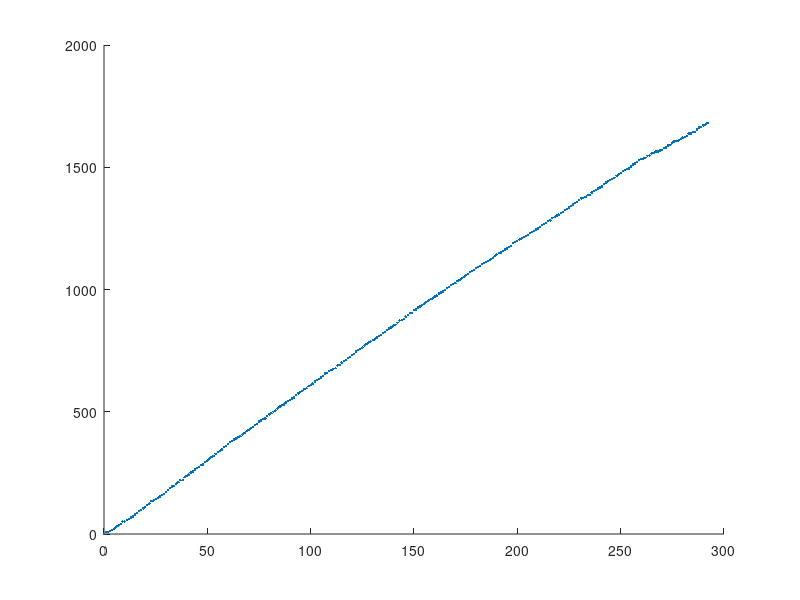
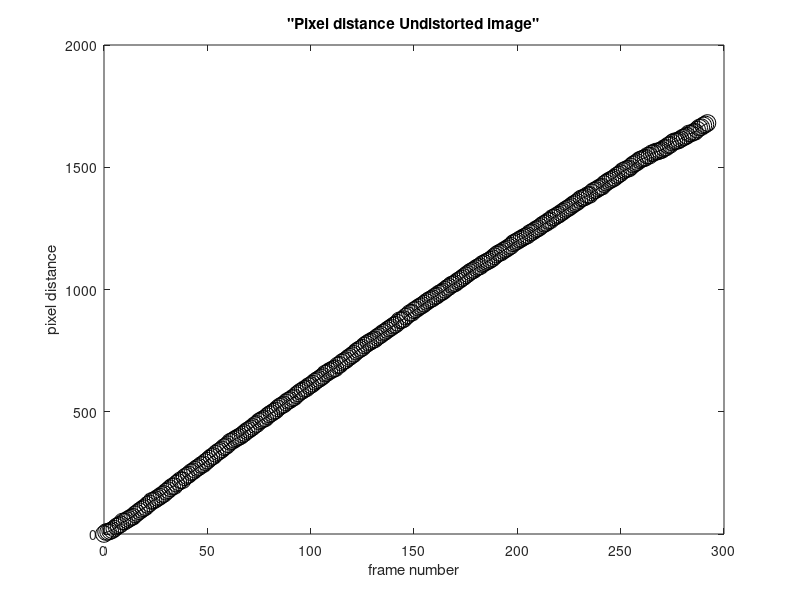
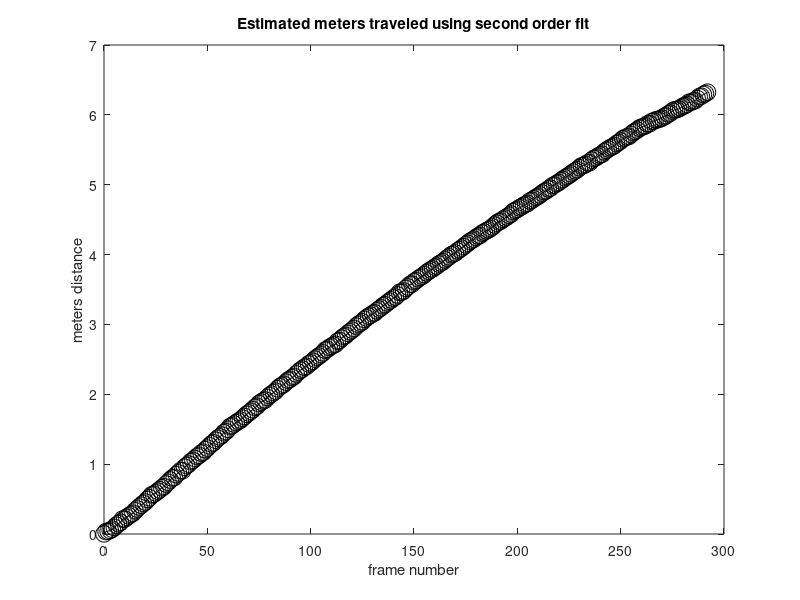
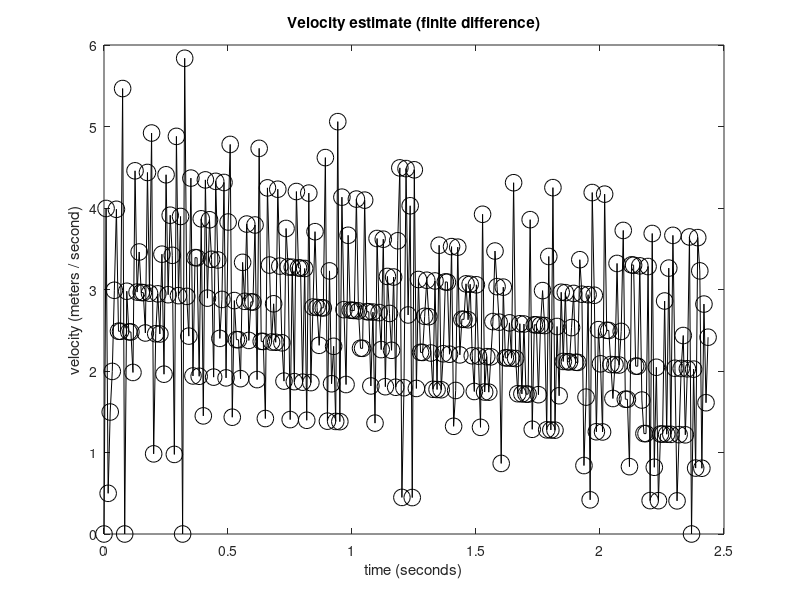

MATLAB code to generate these figures, in order: (Note: this script raises an error after producing the figures.)
load data.mat

figure
hold on
plot(data(:,7),data(:,8),'.')

% Column 7 is frames, starting from 0
% Column 8 is distance traveled in pixels (x)

% Second order polynomial coefficients, from
% Hero4Calibration/CalibrationScript
p2 = -2.413440479470594e-07;      % Second order coefficient
p1 = 0.004166909976728;  % First
p0 = 0.001899665810442;      % Constant

data(:,9) = zeros(length(data(:,8)),1);

for i = 1:length(data(:,8))
  
  x = data(i,8);
  data(i,9) = p2*x^2 + p1*x + p0;
  
end




% Plot straight fit from "undistorted image"

figure
plot(data(:,7),data(:,8),'-ko','MarkerSize', 12);
title('"Pixel distance Undistorted image"')
xlabel('frame number') % x-axis label
ylabel('pixel distance') % y-axis label


% Plot mapping to meters using second order fit

figure
plot(data(:,7),data(:,9),'-ko','MarkerSize', 12);
title('Estimated meters traveled using second order fit')
xlabel('frame number') % x-axis label
ylabel('meters distance') % y-axis label


% Add time column
data(:,10) = zeros(length(data(:,8)),1);
for i = 1:length(data(:,8))
  
  x = data(i,7);
  data(i,10) = x / 119.88 %119.88 frames per second
  
end


% Estimate velocity
data(:,11) = zeros(length(data(:,8)),1);
for i = 2:length(data(:,8))
  
  meters = data(i,9) - data(i-1,9);
  time = data(i,10) - data(i-1,10);
  data(i,11) = meters / time %119.88 frames per second
  
end

% Plot velocity as function of time

figure
plot(data(:,10),data(:,11),'-ko','MarkerSize', 12);
title('Velocity estimate (finite difference)')
xlabel('time (seconds)') % x-axis label
ylabel('velocity (meters / second)') % y-axis label



save data.mat



